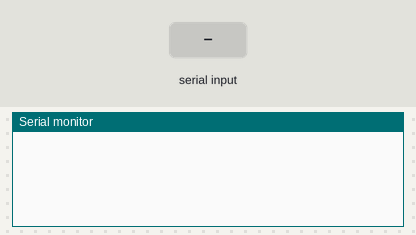
A sketch run on a simulated Arduino Uno, built with avr-gcc and run on an emulated ATmega328P. On the bench: the last lines printed to the serial monitor. The test bench sets the inputs (shaded band).

Above: at 1.2 s.
1.3 s: "90,45\n" received over Serial
At 2.3 s:
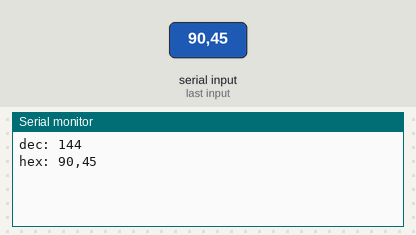
2.8 s: "5\n" received over Serial
At 3.1 s:
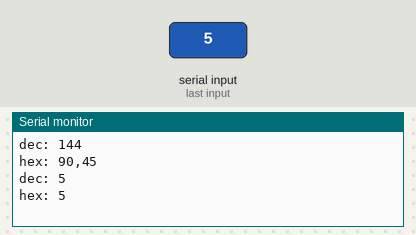

Measured:
- after the input at 1.3 s, the serial monitor: prints a new line at once (image 1)
- after the input at 2.8 s, the serial monitor: prints a new line at once (image 2)

The sketch:

hextodec.ino
```cpp
/*
    @name             Hex to decimal
    @description      Hex to decimal
    @version          1.0
    @date             2020/3/9
    @Author           chemoontheshy
*/
void setup() {
  // put your setup code here, to run once:
  Serial.begin(115200);//serial baud rate
}

void loop() {
  // put your main code here, to run repeatedly:

  if (Serial.available() > 0)//received data
  {
    String data;
    while (Serial.available() > 0) {
      data = data + char(Serial.read());
      delay(2);
    }
    //Serial.println("data:" + data);
    String hex = data;
    long dec = todec(hex);
    Serial.print("dec: ");
    Serial.println(dec);
    Serial.print("hex: ");
    Serial.println(hex);
  }
}
long todec(String hex) {
  long dec;
  char arr[hex.length() + 1];
  hex.toCharArray(arr, hex.length() + 1);
  //Serial.println(arr);
  dec = strtol(arr, NULL, 16);
  return dec;
}
```
